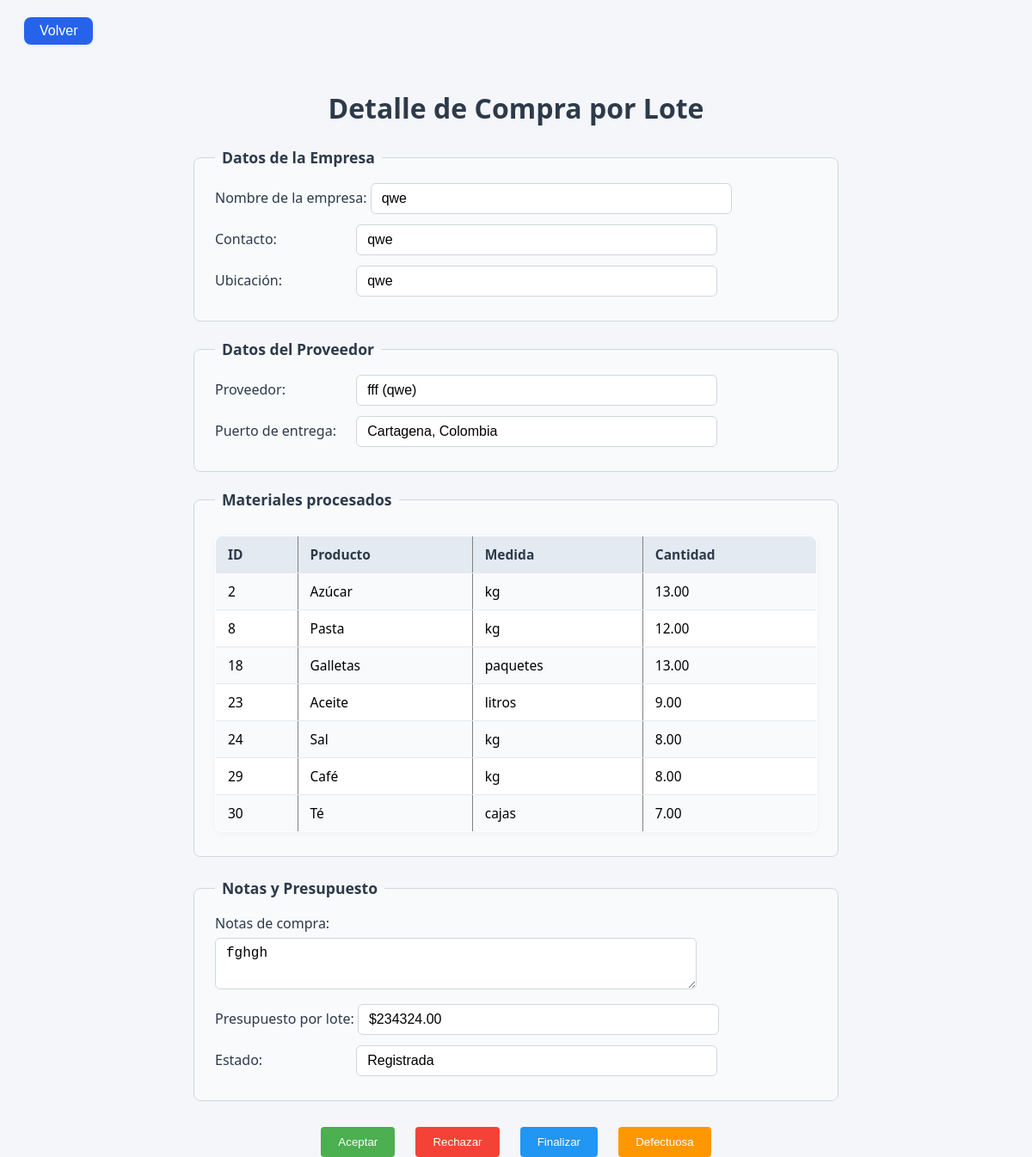
The page /compras/lote/10/?from=historial on the database as committed earlier.
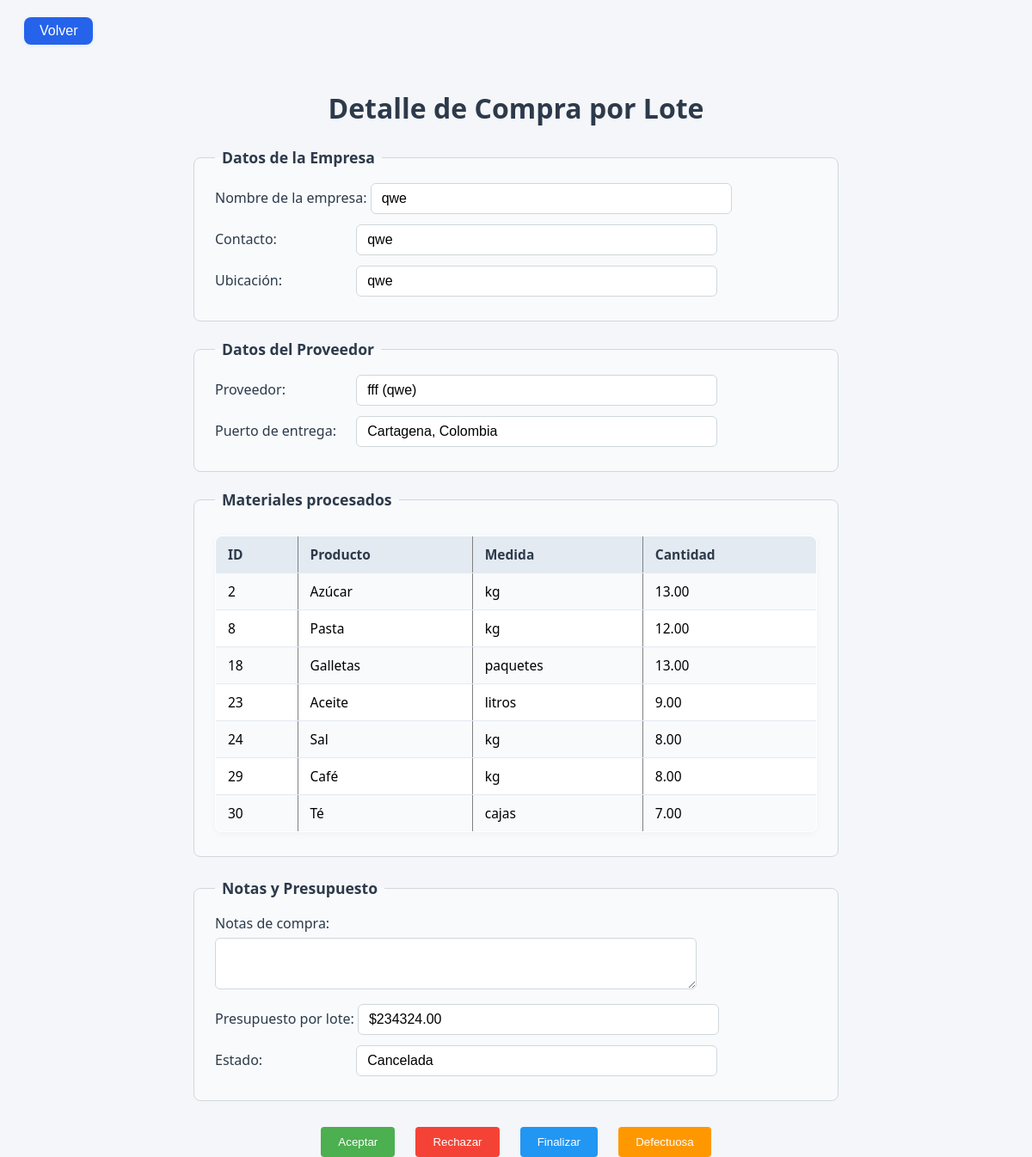
The same page on the database as committed later.
### compras/models.py (models this page shows)
class CompraLote(models.Model):
    ESTADO_CHOICES = [
        ('registrada', 'Registrada'),
        ('espera_revision', 'En espera por revisión'),
        ('exitosa', 'Exitosa'),
        ('defectuosa', 'Defectuosa'),
        ('cancelada', 'Cancelada'),
    ]
    empresa_nombre = models.CharField(max_length=100)
    empresa_contacto = models.CharField(max_length=100)
    empresa_ubicacion = models.CharField(max_length=100)
    proveedor = models.ForeignKey('Proveedores', on_delete=models.PROTECT)
    puerto_entrega = models.CharField(max_length=100)
    notas_compra = models.TextField(blank=True)
    presupuesto_lote = models.DecimalField(max_digits=15, decimal_places=2)
    estado = models.CharField(max_length=20, choices=ESTADO_CHOICES, default='registrada')
    fecha = models.DateTimeField(auto_now_add=True)
    solicitud = models.ForeignKey('SolicitudSubtipo', null=True, blank=True, on_delete=models.SET_NULL, related_name='lotes')

class Proveedores(models.Model):
    paises= [
    ]
    TIPO_CHOICES = [
        ('COMIDA', 'Comida'),
        ('BIENES', 'Bienes'),
    ]
    SUBTIPO_CHOICES = [
        ('CADUCABLE', 'Caducable'),
        ('NO_CADUCABLE', 'No caducable'),
        ('REFRIGERADO', 'Refrigerado'),
        ('NO_REFRIGERADO', 'No refrigerado'),
        ('BEBIDA', 'Bebida'),
        ('LICOR', 'Licor'),
        ('REPUESTOS', 'Repuestos'),
        ('LIMPIEZA', 'Materiales de limpieza'),
        ('MEDICOS', 'Materiales médicos'),
        ('ACTIVOS', 'Bienes activos'),
    ]
    name = models.CharField(max_length=100)
    service_or_product = models.CharField(max_length=100)
    categorie = models.CharField(max_length=100)
    contact = models.CharField(max_length=100)
    countries = models.ManyToManyField(Paises)
    sucursal = models.CharField(max_length=100)
    tipo = models.CharField(max_length=20, choices=TIPO_CHOICES, default='BIENES')
    subtipo = models.CharField(max_length=20, choices=SUBTIPO_CHOICES, blank=True, null=True)

### compras/views.py (the view, shortened to what this page needs)
# urls.py: path('compras/lote/<int:compra_id>/', detalle_compra_lote_view, name='detalle_compra_lote'),
def detalle_compra_lote_view(request, compra_id):
    from .models import CompraLote
    compra = get_object_or_404(CompraLote, id=compra_id)
    from_param = request.GET.get('from', '')
    return render(request, 'detalle_compra_lote.html', {'compra': compra, 'from_param': from_param})

### compras/templates/detalle_compra_lote.html (shortened to what this page needs)
<!DOCTYPE html>
<html lang="es">
<head>
    {% load static %}
    <link rel="stylesheet" href="{% static 'styles/detalle_compra_lote.css' %}">
</head>
<body>
    {% if from_param == 'historial' %}
        <a href="{% url 'historial_compras' %}"><button type="button" class="btn-volver">Volver</button></a>
    {% else %}
        <a href="{% url 'lista_solicitudes' %}"><button type="button" class="btn-volver">Volver</button></a>
    {% endif %}
    <h2>Detalle de Compra por Lote</h2>
    <fieldset style="margin-bottom:20px;">
        <legend><b>Datos de la Empresa</b></legend>
        <label>Nombre de la empresa:</label>
        <input type="text" value="{{ compra.empresa_nombre }}" readonly><br>
        <label>Contacto:</label>
        <input type="text" value="{{ compra.empresa_contacto }}" readonly><br>
        <label>Ubicación:</label>
        <input type="text" value="{{ compra.empresa_ubicacion }}" readonly><br>
    </fieldset>
    <fieldset style="margin-bottom:20px;">
        <legend><b>Datos del Proveedor</b></legend>
        <label>Proveedor:</label>
        <input type="text" value="{{ compra.proveedor.name }} ({{ compra.proveedor.contact }})" readonly><br>
        <label>Puerto de entrega:</label>
        <input type="text" value="{{ compra.puerto_entrega }}" readonly><br>
    </fieldset>
    <fieldset>
        <legend><b>Materiales procesados</b></legend>
        <table border="1">
            <tr>
                <th>ID</th>
                <th>Producto</th>
                <th>Medida</th>
                <th>Cantidad</th>
            </tr>
            {% for item in compra.items.all %}
            <tr>
                <td>{{ item.producto_id }}</td>
                <td>{{ item.nombre }}</td>
                <td>{{ item.medida }}</td>
                <td>{{ item.cantidad }}</td>
            </tr>
            {% endfor %}
        </table>
    </fieldset>
    <fieldset style="margin-bottom:20px;">
        <legend><b>Notas y Presupuesto</b></legend>
        <label>Notas de compra:</label>
        <textarea readonly>{{ compra.notas_compra }}</textarea><br>
        <label>Presupuesto por lote:</label>
        <input type="text" value="${{ compra.presupuesto_lote }}" readonly><br>
        <label>Estado:</label>
        <input type="text" value="{{ compra.get_estado_display }}" readonly><br>
    </fieldset>
    <form method="post" style="margin-top: 30px; text-align: center;">
    <button type="submit" name="accion" value="aceptar" style="background: #4CAF50; color: white; padding: 10px 20px; margin-right: 20px; border: none; border-radius: 4px;">Aceptar</button>
    <button type="submit" name="accion" value="rechazar" style="background: #f44336; color: white; padding: 10px 20px; margin-right: 20px; border: none; border-radius: 4px;">Rechazar</button>
    <button type="submit" name="accion" value="finalizar" style="background: #2196F3; color: white; padding: 10px 20px; margin-right: 20px; border: none; border-radius: 4px;">Finalizar</button>
    <button type="submit" name="accion" value="defectuosa" style="background: #ff9800; color: white; padding: 10px 20px; border: none; border-radius: 4px;">Defectuosa</button>
    </form>
</body>
</html>

Rows that differ between the two databases and show on the page:
changed CompraLote "qwe": estado "Registrada" → "Cancelada"; notas_compra "fghgh" → (not shown)
